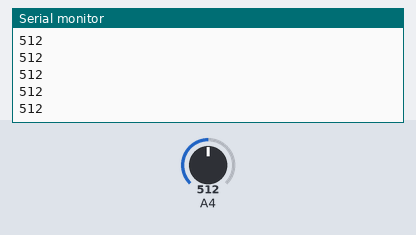
Bench run of a sketch on a simulated Arduino Mega 2560, built with avr-gcc and run on an emulated ATmega2560. Shown: the last lines printed to the serial monitor. The inputs (shaded band) are chosen by the test bench; at power-on: A4 = 512.

Above: at 1.2 s.
1.3 s: A4 set to 716
At 1.31 s:
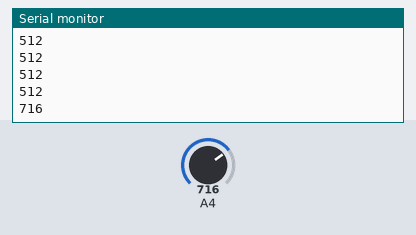
2.8 s: A4 set to 900
At 2.81 s:
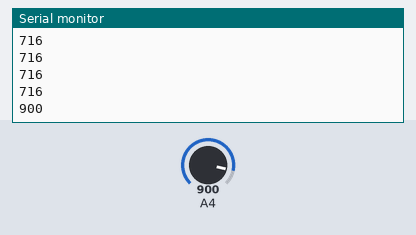
Timing chart, 0 to 5.8 s (numbered marks = the images above; inputs shaded):
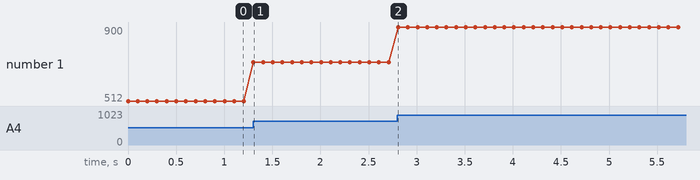

Measured:
- after the input at 1.3 s, the serial monitor: prints a new line at once (image 1)
- after the input at 2.8 s, the serial monitor: prints a new line at once (image 2)
- plotted number 1: 512 → 716 after the input at 1.3 s, 716 → 900 after the input at 2.8 s

The sketch:

photoresistor.ino
```cpp
void setup() {
  // put your setup code here, to run once:
  Serial.begin(115200);
  pinMode(36, INPUT);  // 光敏電阻
}

void loop() {
  // put your main code here, to run repeatedly:
  int value = analogRead(36);
  Serial.println(value);
  delay(100);
}
```
